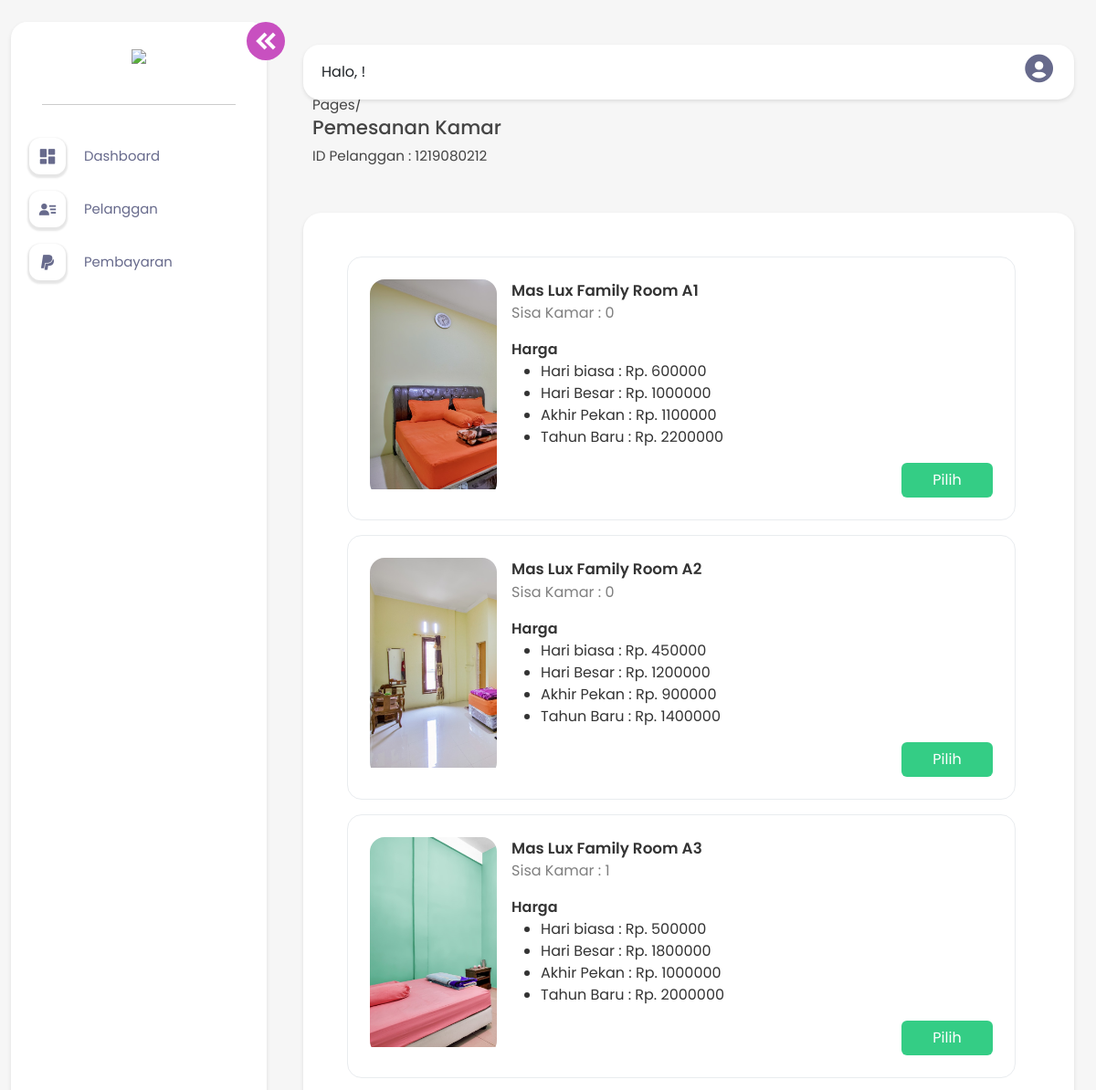
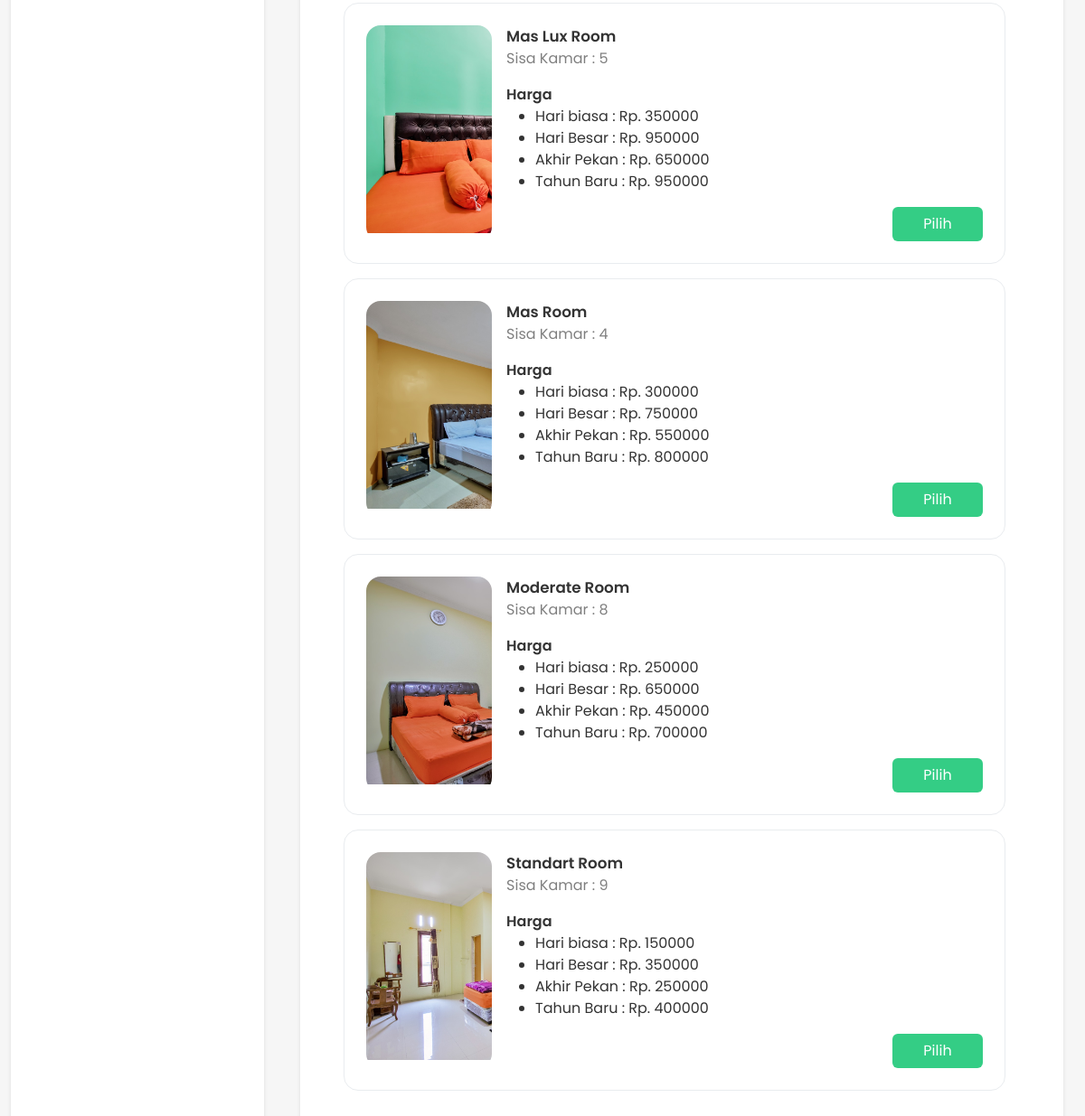
The page /page/admin/index.php?hal=pemesanankamar&Noktp=1219080212 on the database its author committed (2 pictures, top to bottom).
### tables this page shows
CREATE TABLE `stok_kamar` (
  `nama_kamar` varchar(255) NOT NULL,
  `stok` double NOT NULL,
  `kamar_gambar` varchar(255) NOT NULL,
  `biasa` int(50) NOT NULL,
  `besar` int(50) NOT NULL,
  `akhir_pekan` int(50) NOT NULL,
  `tahun_baru` int(50) NOT NULL
);

### page/admin/pemesanankamar.php (the view, shortened to what this page needs)
<?php
$noktp = $_GET['Noktp'];
?>
<div class="head-title">
	<span>Pages/</span>
	<h3>Pemesanan Kamar</h3>
	<p>ID Pelanggan : <span><?= $noktp; ?></span></p>
</div>
<div class="content d-flex gap-3 flex-wrap p-5 bg-white bg-s">
	<?php
		$sql = "SELECT * FROM stok_kamar";
		$hasil = mysqli_query($config,$sql);
			while ($data = mysqli_fetch_array($hasil)) { ?>
		<div class="cards_pk p-4 rounded-4 border border-light-subtle d-flex gap-3">
			<div class="img_cards rounded-4">
				<img src="../../assets/img/kamar/<?= $data['kamar_gambar']; ?>" height="230">
			</div>
			<div class="d-flex flex-column justify-content-between w-100">
				<div class="content_cards">
					<span class="title_cards"><?= $data['nama_kamar']; ?></span class="title_cards">
					<p>Sisa Kamar : <?= $data['stok']; ?></p>
					<div class="fw-semibold">Harga</div>
					<ul class="price_cards">
						<li>Hari biasa : <?= 'Rp. '.$data['biasa']; ?></li>
						<li>Hari Besar : <?= 'Rp. '.$data['besar']; ?></li>
						<li>Akhir Pekan : <?= 'Rp. '.$data['akhir_pekan']; ?></li>
						<li>Tahun Baru : <?= 'Rp. '.$data['tahun_baru']; ?></li>
					</ul>
				</div>
			<div class="button_cards text-end">
				<a href="index.php?hal=pemesanankamar&aksi=input&i=<?= $data['nama_kamar']."-".$data['stok']; ?>&Noktp=<?=$noktp?>" class="btn btn-pk" id="linkTo">Pilih</a>
			</div>
			</div>
		</div>
	<br>
	<?php } ?>
</div>

### page/admin/index.php (shortened to what this page needs)
<?php
require_once('../../lib/config.php');
 ?>
<!DOCTYPE html>
<html>
<head>
	<link rel="stylesheet" type="text/css" href="../../assets/css/main.css">
	<link href='https://unpkg.com/boxicons@2.1.4/css/boxicons.min.css' rel='stylesheet'>
	<link href="https://cdn.jsdelivr.net/npm/bootstrap@5.3.0-alpha1/dist/css/bootstrap.min.css" rel="stylesheet">
</head>
<body style="background-color: #f6f6f6;">
	<div class="sidebar">
		<i class='bx bxs-chevrons-left i-burger i-bgr-1' id="btn-burger"></i>
		<div class="logo_content">
			<img src="../../assets/img/logo.png" height="50" class="img_logo">
		</div>
		<div class="garis"></div>
		<ul class="nav">
		<li>
			<a href="index.php" class="linkNav act">
				<i class='bx bxs-dashboard'></i>
				<span class="link_name">Dashboard</span>
			</a>
		</li>
		<li>
			<a href="?hal=pelanggan" class="linkNav">
				<i class='bx bxs-user-detail' ></i>
				<span class="link_name">Pelanggan</span>
			</a>
		</li>
		<li>
			<a href="?hal=pembayaran" class="linkNav">
				<i class='bx bxl-paypal' ></i>
				<span class="link_name">Pembayaran</span>
			</a>
		</li>
	</ul>
	</div>
	<main class="main-content">
		<div class="fixed-header">
			<span>Halo, <?= $_SESSION['username']; ?>!</span>
			<div class="account">
				<div class="dropdown">
				  <a class="" href="#" role="button" data-bs-toggle="dropdown" aria-expanded="false">
				    <i class='bx bxs-user-circle' ></i>
				  </a>
				</div>
			</div>
		</div>
		<div class="wrapper">
			<?php
				if(isset($_GET["hal"])){
					if($_GET['hal'] == "pelanggan"){
							if(@$_GET["aksi"]=="input"){
								require_once "pelanggan_input.php";
							}else if(@$_GET["aksi"]=="edit"){
								require_once "pelanggan_edit.php";
							}else if(@$_GET["aksi"]=="delete"){
								require_once "pelanggan_delete.php";
							}else{
								require_once "pelanggan.php";
							}
						}else if($_GET["hal"] == "pemesanankamar"){
							if(@$_GET["aksi"]=="input"){
								require_once "pemesanankamar_input.php";
							}else if(@$_GET["aksi"]=="edit"){
								require_once "pemesanankamar_edit.php";
							}else if(@$_GET["aksi"]=="delete"){
								require_once "pemesanankamar_delete.php";
							}else{
								require_once "pemesanankamar.php";
							}
						}else if($_GET["hal"] == "pembayaran"){
							if(@$_GET["aksi"]=="input"){
								require_once "pembayaran_input.php";
							}else if(@$_GET["aksi"]=="edit"){
								require_once "pembayaran_edit.php";
							}else if(@$_GET["aksi"]=="delete"){
								require_once "pembayaran_delete.php";
							}else{
								require_once "pembayaran.php";
							}
						}else{
								require "dashboard.php";
							}
						}else{
							require "dashboard.php";
						}
			?>
		</div>
	</main>
</body>
</html>

### assets/css/main.css (style rules this page uses)
* { padding: 0; margin: 0; box-sizing: border-box; font-family: 'Poppins', sans-serif; }
body { position: relative; min-height: 100vh; width: 100%; }
.sidebar { position: fixed; width: 280px; height: 100%; top: 1%; left: 1%; background-color: #fff; box-shadow: 0 2px 4px rgba(0, 0, 0, .1); border-radius: 18px; transition: .4s; z-index: 9999; }
.sidebar .i-burger { position: absolute; font-size: 2em; background-color: #C850C0; color: #fff; right: -20px; border-radius: 50%; padding: 5px; cursor: pointer; }
.sidebar .logo_content { padding: 2%; height: 70px; display: flex; align-items: center; justify-content: center; gap: 10px; color: #676a8c; font-weight: bold; font-size: 1.1em; margin-top: 20px; white-space: nowrap; }
.sidebar .garis { height: 1px; width: 76%; margin: auto; background-color: rgba(0, 0, 0, .2); }
.sidebar ul { margin-top: 30px; padding: 6px 20px; }
.sidebar ul li { position: relative; height: 50px; width: 100%; list-style: none; margin-bottom: 8px; }
.sidebar ul li a { color: #676a8c; display: flex; text-decoration: none; align-items: center; border-radius: 10px; font-size: .93em; white-space: nowrap; transition: .1s; }
.sidebar ul li a i { height: 40px; min-width: 40px; border-radius: 12px; line-height: 40px; text-align: center; font-size: 22px; background-color: #fff; box-shadow: 0 2px 2px 2px rgba(0, 0, 0, .1); margin-right: 20px; color: #676a8c; z-index: 99; }
main { position: absolute; height: 100%; width: calc(100% = 0); left: 320px; transition: .3s; padding: 2% 2% 0 1%; }
main .fixed-header { position: sticky; top: 2%; padding: 10px 20px; right: 1%; height: 60px; background-color: #fff; box-shadow: 0 2px 4px rgba(0, 0, 0, .1); display: flex; justify-content: space-between; align-items: center; border-radius: 18px; gap: 20px; z-index: 999999; }
main .fixed-header .account a { font-size: 2.3em; color: #676a8c; cursor: pointer; }
.wrapper .head-title { margin-left: 10px; color: #444; font-size: .95em; }
.wrapper .head-title h3 { font-size: 1.4em; }
.wrapper { margin-top: 20px; }
.wrapper .content { margin-top: 50px; padding: 3%; }
.bg-s { background-color: #fff; border-radius: 20px; box-shadow: 0 2px 4px rgba(0, 0, 0, .1); }
.content span { font-size: 1.6em; font-weight: 500; display: block; margin-bottom: 15px; }
.content .cards_pk { flex: 1; min-width: 500px; }
.content .cards_pk .img_cards { width: 180px; overflow: hidden; }
.cards_pk .content_cards { color: rgba(0, 0, 0, .8); }
.cards_pk .content_cards .title_cards { font-size: 1.05em; font-weight: 600; }
.cards_pk .content_cards p { margin-top: -15px; color: rgba(0, 0, 0, .5); }
.btn.btn-pk { background-color: #34cd85; width: 100px; color: #fff; }

### rows shown on the page
stok_kamar: kamar_gambar (picture), nama_kamar "Mas Lux Family Room A1", stok "0", biasa "600000", besar "1000000", akhir_pekan "1100000", tahun_baru "2200000"
stok_kamar: kamar_gambar (picture), nama_kamar "Mas Lux Family Room A2", stok "0", biasa "450000", besar "1200000", akhir_pekan "900000", tahun_baru "1400000"
stok_kamar: kamar_gambar (picture), nama_kamar "Mas Lux Family Room A3", stok "1", biasa "500000", besar "1800000", akhir_pekan "1000000", tahun_baru "2000000"
stok_kamar: kamar_gambar (picture), nama_kamar "Mas Lux Room", stok "5", biasa "350000", besar "950000", akhir_pekan "650000", tahun_baru "950000"
stok_kamar: kamar_gambar (picture), nama_kamar "Mas Room", stok "4", biasa "300000", besar "750000", akhir_pekan "550000", tahun_baru "800000"
stok_kamar: kamar_gambar (picture), nama_kamar "Moderate Room", stok "8", biasa "250000", besar "650000", akhir_pekan "450000", tahun_baru "700000"
stok_kamar: kamar_gambar (picture), nama_kamar "Standart Room", stok "9", biasa "150000", besar "350000", akhir_pekan "250000", tahun_baru "400000"

### other values the page prints
$noktp "1219080212"
